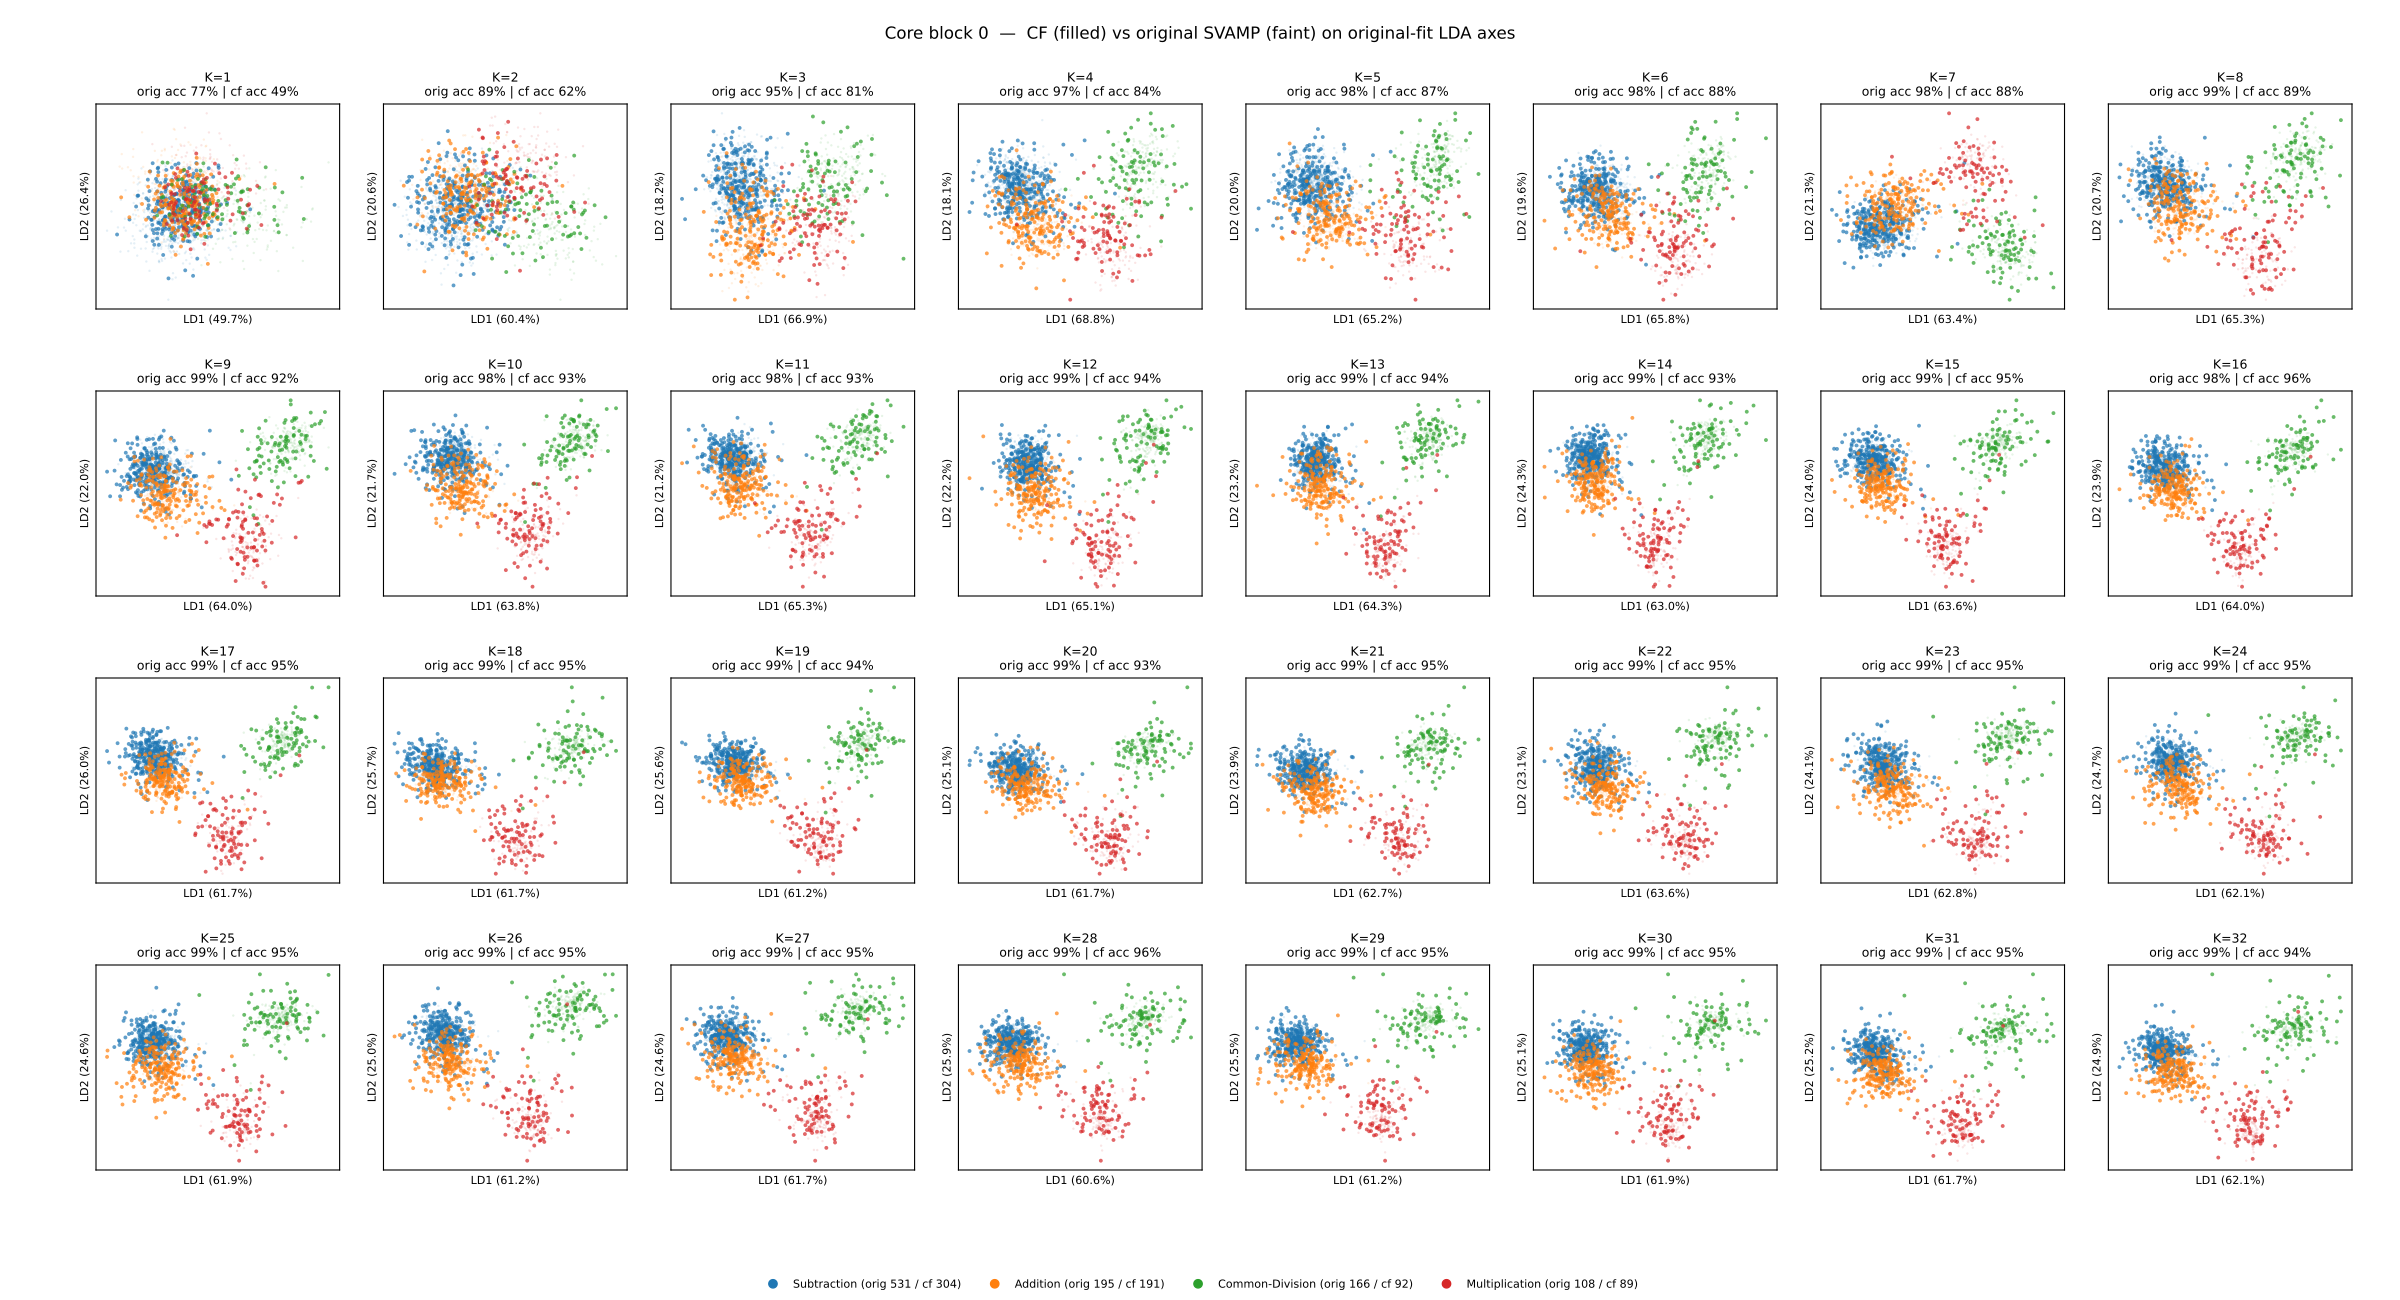

Python code for this plot:
"""Project magnitude-matched counterfactual activations onto the LDA operator
axes that were fit on the original SVAMP activations. If operator clusters
survive, the LDA direction is genuinely operator-coding (not magnitude in
disguise). If clusters collapse, the original LDA was magnitude.

Slideshow: per (core_block × recurrence_step), one subplot showing
  - original SVAMP points (small gray, operator-colored borders) — reference
  - CF points (filled, operator-colored, opaque) — held-out projection
On the same LDA axes (fit on original).

Layout: 4 slides, one per core block, 32 recurrence-step subplots each.

Reports a per-(layer, latent-step) operator-classification accuracy on the CF
projection (using the LDA classifier fit on original) so we can quantify how
well the operator direction generalizes.
"""

from __future__ import annotations

import json
from collections import Counter
from pathlib import Path

import matplotlib.pyplot as plt
import numpy as np
import torch
from datasets import concatenate_datasets, load_dataset
from matplotlib.backends.backend_pdf import PdfPages
from matplotlib.lines import Line2D
from sklearn.discriminant_analysis import LinearDiscriminantAnalysis


HUGINN_ROOT = Path(__file__).resolve().parents[1]
PROJECT_ROOT = HUGINN_ROOT.parent
ORIG_ACTS = HUGINN_ROOT / "latent-sweep" / "huginn_svamp" / "K32" / "activations.pt"
CF_ACTS = HUGINN_ROOT / "latent-sweep" / "huginn_cf_balanced" / "K32" / "activations.pt"
CF_DATA = PROJECT_ROOT / "cf-datasets" / "cf_balanced.json"
OUT_PDF = HUGINN_ROOT / "visualizations" / "cf_lda_compare.pdf"
OUT_STATS = HUGINN_ROOT / "visualizations" / "cf_lda_stats.json"

PROBLEM_TYPE_COLORS = {
    "Subtraction": "#1f77b4",
    "Addition": "#ff7f0e",
    "Common-Division": "#2ca02c",
    "Multiplication": "#d62728",
}


def load_orig_problem_types() -> np.ndarray:
    ds = load_dataset("ChilleD/SVAMP")
    full = concatenate_datasets([ds["train"], ds["test"]])
    types = [t.replace("Common-Divison", "Common-Division") for t in full["Type"]]
    return np.array(types)


def load_cf_metadata() -> tuple[np.ndarray, np.ndarray]:
    rows = json.load(open(CF_DATA))
    types = np.array([r["type"] for r in rows])
    bucket = np.array([r["output_bucket"] for r in rows])
    return types, bucket


def load_acts(path: Path) -> np.ndarray:
    t = torch.load(path, map_location="cpu", weights_only=True)
    return t.float().numpy()  # (N, S, L, H)


def main():
    print("loading metadata + activations")
    orig_types = load_orig_problem_types()
    cf_types, cf_bucket = load_cf_metadata()
    orig = load_acts(ORIG_ACTS)
    cf = load_acts(CF_ACTS)
    print(f"  orig: {orig.shape}  cf: {cf.shape}")
    print(f"  cf type counts:   {dict(Counter(cf_types))}")
    print(f"  cf bucket counts: {dict(Counter(cf_bucket))}")

    L = orig.shape[2]
    S = orig.shape[1]

    # Fit LDA on each (layer, latent_step) using ORIGINAL SVAMP, transform both.
    proj_orig = np.empty((L, S, orig.shape[0], 2), dtype=np.float32)
    proj_cf = np.empty((L, S, cf.shape[0], 2), dtype=np.float32)
    var_ratio = np.empty((L, S, 2), dtype=np.float32)
    cf_acc = np.empty((L, S), dtype=np.float32)
    orig_acc = np.empty((L, S), dtype=np.float32)
    print(f"fitting {L*S} LDAs on original SVAMP, projecting CF, scoring")
    for layer in range(L):
        for step in range(S):
            X_orig = orig[:, step, layer, :]
            X_cf = cf[:, step, layer, :]
            lda = LinearDiscriminantAnalysis(n_components=2, solver="svd")
            lda.fit(X_orig, orig_types)
            proj_orig[layer, step] = lda.transform(X_orig)[:, :2]
            proj_cf[layer, step] = lda.transform(X_cf)[:, :2]
            var_ratio[layer, step] = lda.explained_variance_ratio_[:2]
            orig_acc[layer, step] = (lda.predict(X_orig) == orig_types).mean()
            cf_acc[layer, step] = (lda.predict(X_cf) == cf_types).mean()
        print(f"  block {layer}/{L-1}  cf-acc(step1..6)={cf_acc[layer]}", flush=True)

    print("\nrendering slideshow")
    OUT_PDF.parent.mkdir(parents=True, exist_ok=True)
    with PdfPages(OUT_PDF) as pdf:
        for layer in range(L):
            fig, axes = plt.subplots(4, 8, figsize=(24, 13))
            fig.suptitle(
                f"Core block {layer}  —  CF (filled) vs original SVAMP (faint) on "
                f"original-fit LDA axes",
                fontsize=12,
            )
            legend_proxies = []
            for s, ax in enumerate(axes.ravel()):
                if s >= S:
                    ax.axis("off")
                    continue
                # Original (faint background)
                for cls, color in PROBLEM_TYPE_COLORS.items():
                    m = orig_types == cls
                    ax.scatter(
                        proj_orig[layer, s, m, 0], proj_orig[layer, s, m, 1],
                        s=3, c=color, alpha=0.12, linewidths=0,
                    )
                # Counterfactual (foreground)
                for cls, color in PROBLEM_TYPE_COLORS.items():
                    m = cf_types == cls
                    ax.scatter(
                        proj_cf[layer, s, m, 0], proj_cf[layer, s, m, 1],
                        s=8, c=color, alpha=0.7, linewidths=0,
                    )
                if s == 0 and not legend_proxies:
                    for cls, color in PROBLEM_TYPE_COLORS.items():
                        n_orig = (orig_types == cls).sum()
                        n_cf = (cf_types == cls).sum()
                        legend_proxies.append(
                            Line2D([0], [0], marker="o", linestyle="",
                                   color=color, label=f"{cls} (orig {n_orig} / cf {n_cf})")
                        )
                ax.set_title(
                    f"K={s+1}\n"
                    f"orig acc {orig_acc[layer, s]*100:.0f}% | cf acc {cf_acc[layer, s]*100:.0f}%",
                    fontsize=9,
                )
                ax.set_xticks([])
                ax.set_yticks([])
                ax.set_xlabel(f"LD1 ({var_ratio[layer, s, 0]*100:.1f}%)", fontsize=8)
                ax.set_ylabel(f"LD2 ({var_ratio[layer, s, 1]*100:.1f}%)", fontsize=8)

            if legend_proxies:
                fig.legend(handles=legend_proxies, loc="lower center",
                           ncol=len(legend_proxies), fontsize=8, frameon=False,
                           bbox_to_anchor=(0.5, 0.0))
            fig.subplots_adjust(top=0.92, bottom=0.10, left=0.04, right=0.98,
                                wspace=0.18, hspace=0.4)
            pdf.savefig(fig, dpi=140)
            plt.close(fig)

    # Save accuracies
    stats = {
        "orig_acc": orig_acc.tolist(),
        "cf_acc": cf_acc.tolist(),
        "var_ratio": var_ratio.tolist(),
        "shape": {"layers_plus_emb": L, "latent_steps": S},
    }
    OUT_STATS.write_text(json.dumps(stats, indent=2))
    print(f"\nclassifier accuracy (trained on orig SVAMP, applied to held-out CF):")
    print("layer | step1   step2   step3   step4   step5   step6  | mean")
    for layer in range(L):
        row = "  ".join(f"{cf_acc[layer, s]*100:5.1f}%" for s in range(S))
        print(f" {layer:>4d} | {row}  | {cf_acc[layer].mean()*100:5.1f}%")
    chance = max(Counter(orig_types).values()) / len(orig_types)
    print(f"\nmajority-class baseline: {chance*100:.1f}%")
    print(f"saved -> {OUT_PDF}  +  {OUT_STATS}")


if __name__ == "__main__":
    main()
